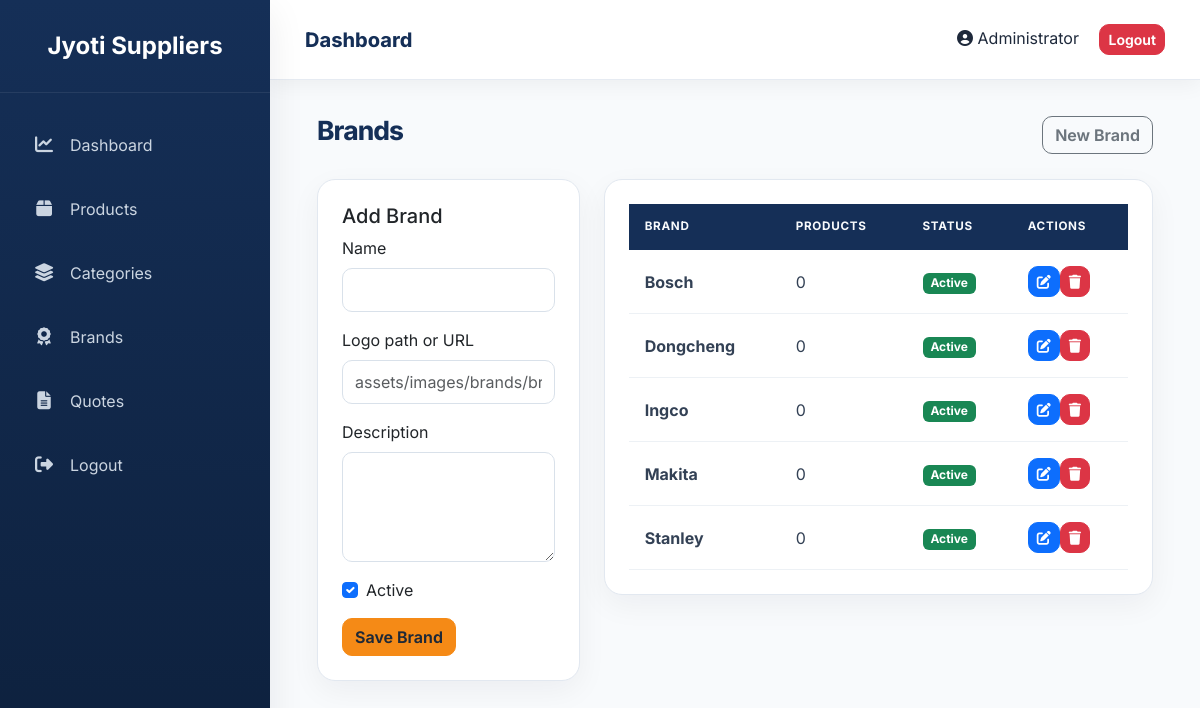
The app's page /admin/brands.php (signed in) with its own data.
### tables this page shows
CREATE TABLE IF NOT EXISTS `brands` (
  `id` INT UNSIGNED NOT NULL AUTO_INCREMENT,
  `name` VARCHAR(100) NOT NULL,
  `logo` VARCHAR(255) DEFAULT NULL,
  `description` TEXT DEFAULT NULL,
  `status` TINYINT(1) NOT NULL DEFAULT 1,
  `created_at` TIMESTAMP NOT NULL DEFAULT CURRENT_TIMESTAMP,
  PRIMARY KEY (`id`),
  KEY `idx_brands_status` (`status`)
);

### admin/brands.php (the view, shortened to what this page needs)
<?php
require '../config/database.php';
$editing = ['id' => '', 'name' => '', 'logo' => '', 'description' => '', 'status' => 1];
$brands = $pdo->query('SELECT b.*, COUNT(p.id) AS product_count FROM brands b LEFT JOIN products p ON p.brand_id = b.id GROUP BY b.id ORDER BY b.name')->fetchAll();
include 'includes/header.php'; include 'includes/sidebar.php'; include 'includes/navbar.php';
?>
<div class="content"><div class="container-fluid"><div class="d-flex justify-content-between align-items-center mb-4"><h2>Brands</h2><a href="brands.php" class="btn btn-outline-secondary">New Brand</a></div>
<div class="row g-4"><div class="col-lg-4"><div class="card shadow-sm"><div class="card-body"><h5><?= $editing['id'] ? 'Edit Brand' : 'Add Brand'; ?></h5><form method="post"><input type="hidden" name="csrf_token" value="<?= $_SESSION['csrf_token']; ?>"><input type="hidden" name="action" value="save"><input type="hidden" name="id" value="<?= $editing['id']; ?>"><div class="mb-3"><label class="form-label">Name</label><input class="form-control" name="name" value="<?= htmlspecialchars($editing['name']); ?>" required></div><div class="mb-3"><label class="form-label">Logo path or URL</label><input class="form-control" name="logo" value="<?= htmlspecialchars($editing['logo'] ?? ''); ?>" placeholder="assets/images/brands/brand-logo.png"></div><div class="mb-3"><label class="form-label">Description</label><textarea class="form-control" name="description" rows="4"><?= htmlspecialchars($editing['description'] ?? ''); ?></textarea></div><div class="form-check mb-3"><input class="form-check-input" type="checkbox" name="status" id="brandStatus" <?= $editing['status'] ? 'checked' : ''; ?>><label class="form-check-label" for="brandStatus">Active</label></div><button class="btn btn-warning">Save Brand</button></form></div></div></div><div class="col-lg-8"><div class="card shadow-sm"><div class="card-body table-responsive"><table class="table align-middle"><thead class="table-dark"><tr><th>Brand</th><th>Products</th><th>Status</th><th>Actions</th></tr></thead><tbody><?php foreach ($brands as $brand): ?><tr><td><strong><?= htmlspecialchars($brand['name']); ?></strong><?php if ($brand['description']): ?><div class="small text-muted"><?= htmlspecialchars($brand['description']); ?></div><?php endif; ?></td><td><?= $brand['product_count']; ?></td><td><span class="badge bg-<?= $brand['status'] ? 'success' : 'secondary'; ?>"><?= $brand['status'] ? 'Active' : 'Inactive'; ?></span></td><td><a class="btn btn-sm btn-primary" href="brands.php?edit=<?= $brand['id']; ?>"><i class="fas fa-edit"></i></a><form class="d-inline" method="post" onsubmit="return confirm('Delete this brand?');"><input type="hidden" name="csrf_token" value="<?= $_SESSION['csrf_token']; ?>"><input type="hidden" name="action" value="delete"><input type="hidden" name="id" value="<?= $brand['id']; ?>"><button class="btn btn-sm btn-danger" <?= $brand['product_count'] ? 'disabled title="Remove or reassign its products first"' : ''; ?>><i class="fas fa-trash"></i></button></form></td></tr><?php endforeach; ?></tbody></table></div></div></div></div></div></div>
<?php include 'includes/footer.php'; ?>

### assets/css/admin.css (style rules this page uses)
:root { --primary:#152F57; --secondary:#F58A16; --success:#16A34A; --danger:#DC2626; --info:#0EA5E9; --background:#F8FAFC; --white:#ffffff; --text:#1E293B; --muted:#64748B; --border:#E2E8F0; --shadow:0 12px 35px rgba(15,23,42,.08); --radius:18px; --transition:.35s ease; }
* { margin:0; padding:0; box-sizing:border-box; }
body { font-family:'Inter',sans-serif; background:var(--background); color:var(--text); }
.content { margin-left:270px; margin-top:80px; padding:35px; }
.content .container-fluid { max-width:1500px; }
.content h2 { font-size:1.65rem; font-weight:750; letter-spacing:-.035em; color:var(--primary); }
.content .card { border:1px solid var(--border); border-radius:var(--radius); overflow:hidden; box-shadow:0 10px 30px rgba(15,23,42,.05) !important; }
.content .card-body { padding:1.5rem; }
.content .table { margin-bottom:0; }
.content .table thead th { border:0; padding:.9rem 1rem; background:var(--primary); color:#f8fafc; font-size:.73rem; font-weight:700; letter-spacing:.06em; text-transform:uppercase; }
.content .table td { padding:1rem; border-color:#edf1f5; color:#334155; vertical-align:middle; }
.form-control,.form-select { min-height:44px; border-color:#d9e1ea; border-radius:10px; box-shadow:none; }
textarea.form-control { min-height:auto; }
.btn { border-radius:10px; font-weight:650; }
.btn-warning { border-color:#f58a16; background:#f58a16; color:#1f2937; }

### records on screen
brands: name "Bosch", product_count "0", status "Active"
brands: name "Dongcheng", product_count "0", status "Active"
brands: name "Ingco", product_count "0", status "Active"
brands: name "Makita", product_count "0", status "Active"
brands: name "Stanley", product_count "0", status "Active"

### other values on screen
$_SESSION['admin_name'] "Administrator"
